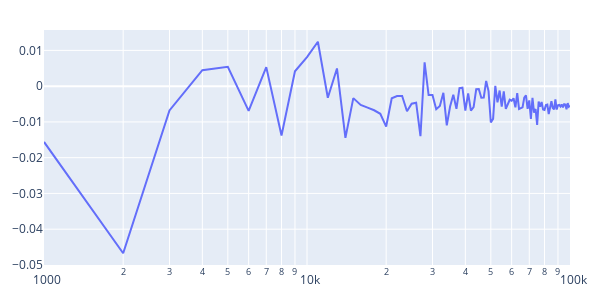

Here is the notebook cell this chart was saved with:
### Markdown cell above
## Experiment 3 Correlation Notes

### Code cell
r_line_exp3 = go.Figure(lineof(x=sample_space, y=r_scores_exp3), layout=default_layout)
r_line_exp3.update_xaxes(type='log')
r_line_exp3
